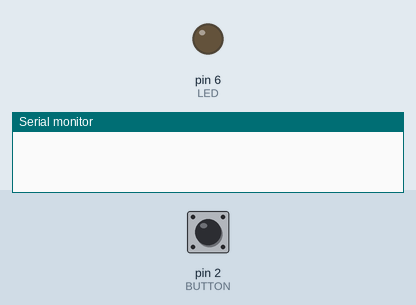
A sketch run on a simulated Arduino Uno, built with avr-gcc and run on an emulated ATmega328P. Shown: output pins drawn as LEDs (lit = HIGH), the last lines printed to the serial monitor. Dashed ring = blinking. The test bench sets the inputs (shaded band); at power-on: pin 2 (BUTTON) HIGH.

Above: at 1.2 s.
1.3 s: pin 2 (BUTTON) pulled LOW for 1 s
At 2.0 s:
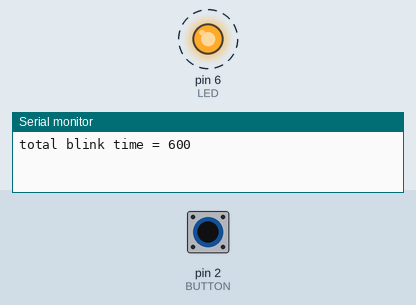
3.8 s: pin 2 (BUTTON) pulled LOW for 3.2 s
At 8.1 s:
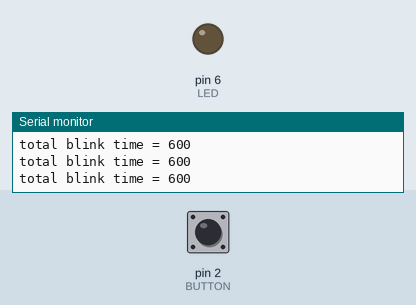
Timing chart, 0 to 9.6 s (numbered marks = the images above; inputs shaded):
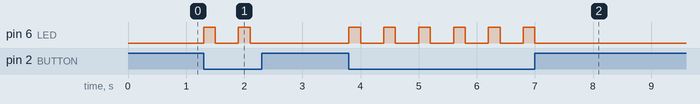

Measured:
- after the input at 1.3 s, pin 6 (LED): alternates HIGH for 0.20 s and LOW for 0.40 s, 4 changes in all, then stays LOW, starting at once
- after the input at 3.8 s, pin 6 (LED): alternates HIGH for 0.20 s and LOW for 0.40 s, 12 changes in all, then stays LOW, starting at once

The sketch:

ex07_02_04.ino
```cpp
// 버튼을 누르는 동안 LED 점멸 (함수유형4)

#define BUTTON 2
#define LED 6

void setup() {
  pinMode(BUTTON, INPUT);
  pinMode(LED, OUTPUT);
  Serial.begin(9600);
}

void loop() {
  int value = digitalRead(BUTTON);
  if (value == 0) {
    int time = blink(200, 400);
    Serial.print("total blink time = ");
    Serial.println(time);
  }
}

int blink(int on, int off) {
  int total;
  digitalWrite(LED, 1);
  delay(on);
  digitalWrite(LED, 0);
  delay(off);
  total = on + off;
  return total;
}
```
